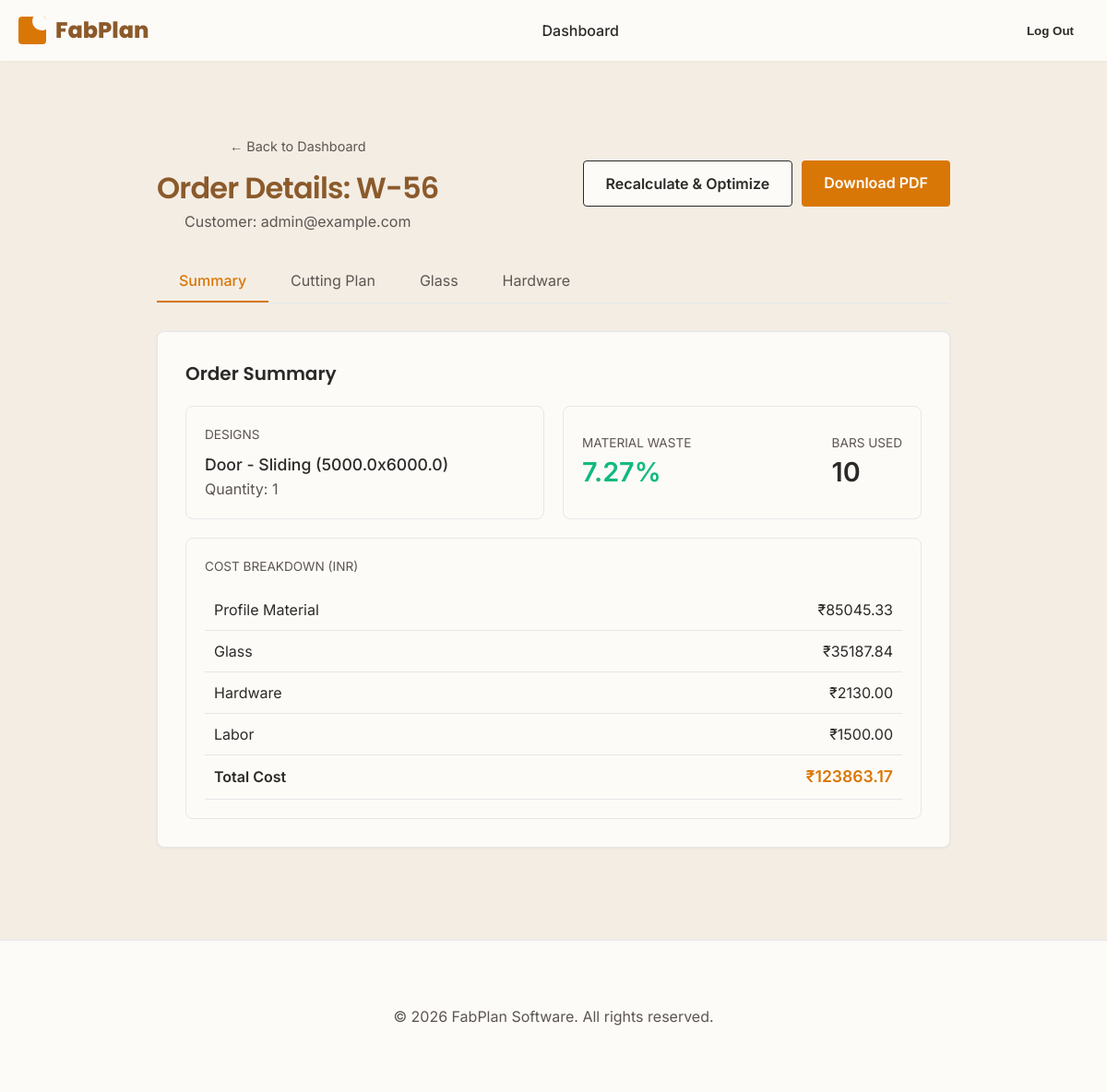
The page /order/view/15/ (signed in) on the database its author committed.
### core/models.py (models this page shows, shortened)
class Order(models.Model):
    user = models.ForeignKey(User, on_delete=models.CASCADE, related_name='orders', null=True, blank=True)
    code = models.CharField(max_length=50, unique=True)
    customer_name = models.CharField(max_length=200, blank=True, null=True)
    created_at = models.DateTimeField(auto_now_add=True)

class DesignItem(models.Model):
    PRODUCT_CHOICES = (
        ('window', 'Window'),
        ('door', 'Door'),
    )
    TYPOLOGY_CHOICES = (
        ('sliding', 'Sliding'),
        ('casement', 'Casement'),
        ('fixed', 'Fixed'),
    )
    order = models.ForeignKey(Order, on_delete=models.CASCADE, related_name='designs')
    product_type = models.CharField(max_length=20, choices=PRODUCT_CHOICES, default='window')
    width = models.FloatField(help_text="Width in mm")
    height = models.FloatField(help_text="Height in mm")
    typology = models.CharField(max_length=20, choices=TYPOLOGY_CHOICES)
    glass_type = models.CharField(max_length=100)
    finish = models.CharField(max_length=100)
    mesh = models.BooleanField(default=False)
    quantity = models.PositiveIntegerField(default=1)
    number_of_panels = models.IntegerField(default=1)

### core/views.py (the view)
# urls.py: path('order/view/<int:order_id>/', views.order_detail_view, name='order_detail_view'),
@login_required
def order_detail_view(request, order_id):
    data = get_order_data(request, order_id)
    return render(request, 'core/order_detail.html', {'data': data})

### core/services/bar_optimizer.py (called while the page is built)
def optimize_cuts(cuts, bar_length=6000):
    sorted_cuts = sorted(cuts, reverse=True)
    bars = []
    for cut in sorted_cuts:
        placed = False
        for bar in bars:
            if bar['leftover'] >= cut:
                bar['cuts'].append(cut)
                bar['leftover'] -= cut
                placed = True
                break
        if not placed:
            bars.append({
                'cuts': [cut],
                'leftover': bar_length - cut,
                'bar_length': bar_length
            })
    for bar in bars:
        bar['waste_percentage'] = round((bar['leftover'] / bar['bar_length']) * 100, 2)
    return bars

def optimize_profile_cuts(cut_pieces):
    from collections import defaultdict
    profile_cuts = defaultdict(list)
    for piece in cut_pieces:
        for _ in range(piece.quantity):
            profile_cuts[piece.profile].append(piece.length)
    optimized_results = {}
    for profile, lengths in profile_cuts.items():
        optimized_results[profile.name] = optimize_cuts(lengths, profile.bar_length)
    return optimized_results

### core/services/glass_engine.py (called while the page is built)
def calculate_glass(design):
    results = []
    if design.typology == 'fixed':
        w = design.width - 40
        h = design.height - 40
        results.append({'width': w, 'height': h, 'quantity': 1 * design.quantity})
    elif design.typology == 'casement':
        w = design.width - 40
        h = design.height - 40
        results.append({'width': w, 'height': h, 'quantity': 1 * design.quantity})
    elif design.typology == 'sliding':
        w = (design.width / 2) - 40
        h = design.height - 40
        results.append({'width': w, 'height': h, 'quantity': 2 * design.quantity})
    return results

### core/templates/core/order_detail.html (shortened to what this page needs)
{% extends 'core/base.html' %}
{% load static %}
{% block extra_head %}
<link rel="stylesheet" href="{% static 'css/style.css' %}">
{% endblock %}
{% block content %}
<div style="background-color: var(--bg-color); min-height: calc(100vh - 80px); padding-bottom: 60px; padding-top: 40px;">
    <div class="container">
        <header style="display: flex; justify-content: space-between; align-items: center; margin-bottom: 30px;">
            <div>
                <a href="{% url 'dashboard' %}?tab=orders" style="color: var(--text-muted); text-decoration: none; font-size: 0.9rem;">&larr; Back to Dashboard</a>
                <h1 style="color: var(--brand-blue); margin-top: 10px;">Order Details: {{ data.code }}</h1>
                <p>Customer: {{ data.customer }}</p>
            </div>
            <div style="display: flex; gap: 10px;">
                <a href="?recalculate=true" class="btn btn-outline" style="background-color: var(--card-bg);">Recalculate & Optimize</a>
                <a href="{% url 'single_quotation_pdf' data.id %}" target="_blank" class="btn btn-orange">Download PDF</a>
            </div>
        </header>
        <div class="tabs">
            <button class="tab-btn active" onclick="openTab(event, 'summary-tab')">Summary</button>
            <button class="tab-btn" onclick="openTab(event, 'cutting-tab')">Cutting Plan</button>
            <button class="tab-btn" onclick="openTab(event, 'glass-tab')">Glass</button>
            <button class="tab-btn" onclick="openTab(event, 'hardware-tab')">Hardware</button>
        </div>
        <div id="summary-tab" class="tab-content active">
            <h2>Order Summary</h2>
            <div class="form-row" style="margin-top: 20px;">
                <div class="d-card" style="background: var(--card-bg); border-color: var(--border-color); color: var(--text-main); padding: 20px; border: 1px solid var(--border-color); border-radius: 8px;">
                    <div style="font-size: 0.85rem; color: var(--text-muted); text-transform: uppercase;">Designs</div>
                    {% for design in data.designs %}
                    <div style="font-size: 1.1rem; font-weight: 500; margin-top: 10px;">{{ design.product }} - {{ design.typology }} ({{ design.dimensions }})</div>
                    <div style="color: var(--text-light);">Quantity: {{ design.quantity }}</div>
                    {% endfor %}
                </div>
                <div class="d-card" style="background: var(--card-bg); border-color: var(--border-color); color: var(--text-main); padding: 20px; border: 1px solid var(--border-color); border-radius: 8px; display:flex; justify-content:space-between; align-items:center;">
                    <div>
                        <div style="font-size: 0.85rem; color: var(--text-muted); text-transform: uppercase;">Material Waste</div>
                        <div style="font-size: 1.8rem; font-weight: 600; color: {% if data.summary.avg_waste > 10 %}var(--error){% else %}var(--success){% endif %};">{{ data.summary.avg_waste }}%</div>
                    </div>
                    <div>
                        <div style="font-size: 0.85rem; color: var(--text-muted); text-transform: uppercase;">Bars Used</div>
                        <div style="font-size: 1.8rem; font-weight: 600;">{{ data.summary.total_bars_used }}</div>
                    </div>
                </div>
            </div>
            <div class="d-card" style="background: var(--card-bg); color: var(--text-main); padding: 20px; border: 1px solid var(--border-color); border-radius: 8px; margin-top: 20px;">
                <div style="font-size: 0.85rem; color: var(--text-muted); text-transform: uppercase; margin-bottom: 15px;">Cost Breakdown (INR)</div>
                <div class="table-responsive">
                    <table style="width: 100%;">
                        <tr><td style="padding: 10px; border-bottom: 1px solid var(--border-color);">Profile Material</td><td style="padding: 10px; border-bottom: 1px solid var(--border-color); text-align:right">₹{{ data.costs.profile|floatformat:2 }}</td></tr>
                        <tr><td style="padding: 10px; border-bottom: 1px solid var(--border-color);">Glass</td><td style="padding: 10px; border-bottom: 1px solid var(--border-color); text-align:right">₹{{ data.costs.glass|floatformat:2 }}</td></tr>
                        <tr><td style="padding: 10px; border-bottom: 1px solid var(--border-color);">Hardware</td><td style="padding: 10px; border-bottom: 1px solid var(--border-color); text-align:right">₹{{ data.costs.hardware|floatformat:2 }}</td></tr>
                        <tr><td style="padding: 10px; border-bottom: 1px solid var(--border-color);">Labor</td><td style="padding: 10px; border-bottom: 1px solid var(--border-color); text-align:right">₹{{ data.costs.labor|floatformat:2 }}</td></tr>
                        <tr style="font-weight: 600;">
                            <td style="padding: 10px;">Total Cost</td><td style="padding: 10px; text-align:right; font-size: 1.1rem; color: var(--primary);">₹{{ data.costs.total|floatformat:2 }}</td>
                        </tr>
                    </table>
                </div>
            </div>
        </div>
    </div>
</div>
{% endblock %}

### core/static/css/landing.css (style rules this page uses)
html { scroll-behavior: smooth; }
:root { --brand-blue: #8b5a2b; --brand-blue-dark: #633f1e; --brand-orange: #d97706; --brand-orange-hover: #b45309; --text-main: #2c2a29; --text-light: #5c5552; --bg-light: #f4ede4; --bg-white: #fdfbf7; --yellow-circle: #d2a679; }
* { box-sizing: border-box; margin: 0; padding: 0; }
body { font-family: 'Inter', sans-serif; color: var(--text-main); line-height: 1.6; overflow-x: hidden; }
h1, h2, h3, h4, h5, h6, .logo { font-family: 'Poppins', sans-serif; }
a { text-decoration: none; color: inherit; }
.container { max-width: 1200px; margin: 0 auto; padding: 0 20px; }
.btn { display: inline-block; padding: 12px 24px; border-radius: 4px; font-weight: 600; text-align: center; transition: all 0.3s ease; cursor: pointer; }
.btn-orange { background-color: var(--brand-orange); color: white; border: none; }
.btn-outline { background-color: transparent; color: var(--text-main); border: 1px solid var(--text-main); }

### core/static/css/style.css (style rules this page uses)
:root { --bg-color: #f4ede4; --card-bg: #fdfbf7; --text-main: #2c2a29; --text-muted: #5c5552; --border-color: #e5e7eb; --primary: #d97706; --primary-hover: #b45309; --brand-blue: #8b5a2b; --error: #ef4444; --success: #10b981; }
* { box-sizing: border-box; margin: 0; padding: 0; }
body { font-family: 'Inter', sans-serif; background-color: var(--bg-color); color: var(--text-main); line-height: 1.5; }
.container { max-width: 900px; margin: 40px auto; padding: 0 20px; }
header { margin-bottom: 30px; text-align: center; }
header h1 { font-size: 2rem; font-weight: 600; letter-spacing: -0.025em; }
header p { color: var(--text-muted); }
.tabs { display: flex; border-bottom: 1px solid var(--border-color); margin-bottom: 30px; }
.tab-btn { background: none; border: none; padding: 12px 24px; font-size: 1rem; font-family: inherit; color: var(--text-muted); cursor: pointer; border-bottom: 2px solid transparent; transition: all 0.2s ease; }
.tab-btn.active { color: var(--primary); border-bottom-color: var(--primary); font-weight: 500; }
.tab-content { display: none; background: var(--card-bg); padding: 30px; border-radius: 8px; border: 1px solid var(--border-color); box-shadow: 0 1px 3px rgba(0,0,0,0.05); }
.tab-content.active { display: block; animation: fadeIn 0.3s ease-in-out; }
.tab-content h2 { margin-bottom: 20px; font-size: 1.25rem; font-weight: 600; }
.form-row { display: grid; grid-template-columns: 1fr 1fr; gap: 20px; }
.table-responsive { overflow-x: auto; }
table { width: 100%; border-collapse: collapse; }
th, td { text-align: left; padding: 12px; border-bottom: 1px solid var(--border-color); }
.d-card { background: rgba(255, 255, 255, 0.05); border: 1px solid rgba(255, 255, 255, 0.1); border-radius: 8px; padding: 16px; }

### rows shown on the page
Order: code "W-56", customer "admin@example.com"
DesignItem: product "Door", typology "Sliding", dimensions "5000.0x6000.0", quantity "1"

### other values the page prints
{{ data.summary.avg_waste }} "7.27"
{{ data.summary.total_bars_used }} "10"
{{ data.costs.profile|floatformat:2 }} "85045.33"
{{ data.costs.glass|floatformat:2 }} "35187.84"
{{ data.costs.hardware|floatformat:2 }} "2130.00"
{{ data.costs.labor|floatformat:2 }} "1500.00"
{{ data.costs.total|floatformat:2 }} "123863.17"
